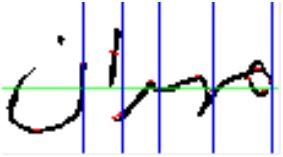
#> input picture Lab 9/urduText.jpg, 283 x 157 px
$ python task2.py
#> lines starting #> are read from the running program, lines starting #| are printed output that depends on the picture; after the words box and inside, x2 and y2 are one past the last pixel; in counts of white or black regions, pixels touching at a corner belong together
import cv2 as cv
import numpy as np

img = cv.imread("urduText.jpg",cv.IMREAD_GRAYSCALE)
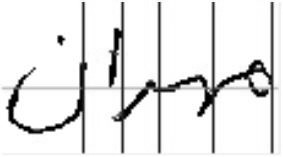
#> img: shape (157, 283); min 0, max 255, mean 229.2

structuringElement = np.ones((3,3),np.uint8)


ret, thresh = cv.threshold(img, 100, 255, cv.THRESH_BINARY)
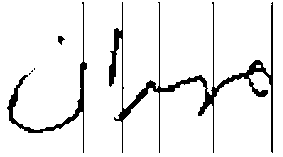
#> thresh: shape (157, 283); 92.6% white; 6 black regions (3 under 20 px), largest, box (x1, y1, x2, y2) and area: (109, 2, 273, 153) 2367, (7, 2, 87, 153) 879, (58, 36, 65, 45) 37

imgDilated = cv.dilate(thresh,structuringElement,iterations=1)
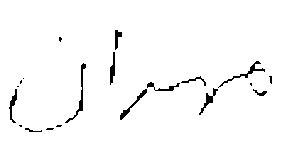
#> imgDilated: shape (157, 283); 97.4% white; 20 black regions (9 under 20 px), largest, box (x1, y1, x2, y2) and area: (65, 63, 86, 123) 164, (218, 61, 265, 88) 149, (120, 89, 147, 120) 131
imgClosed = cv.erode(imgDilated,structuringElement,iterations=3)
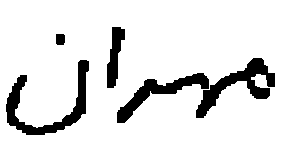
#> imgClosed: shape (157, 283); 88.7% white; 5 black regions, box (x1, y1, x2, y2) and area: (6, 60, 89, 135) 1617, (196, 58, 275, 118) 1464, (117, 73, 209, 123) 1215, (107, 27, 125, 88) 616, (56, 34, 65, 45) 95

cv.imwrite("corrected.png",imgClosed)
cv.imwrite("grey.png",img)
